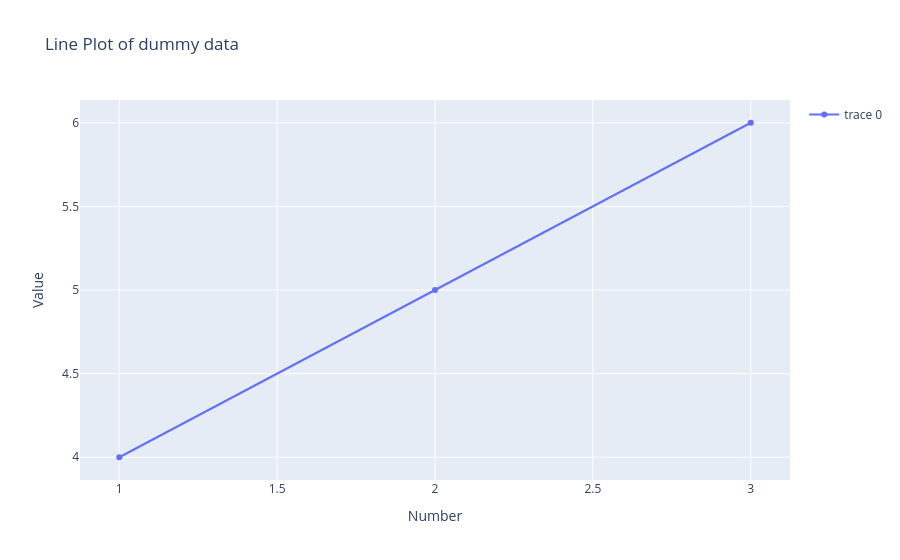

Write notebook code for a chart like this one.
### Code cell
# coustomize the plot

fig.update_layout(
    title = 'Line Plot of dummy data ',
    xaxis = {'title': 'Number'},
    yaxis = {'title': 'Value'},
    showlegend = True
)

### Figure 1 — Plotly figure (JSON) as saved in the notebook; plotly's stock layout.template omitted (floating-point values rounded to 4 significant figures)
{"data": [{"type": "scatter", "x": [1, 2, 3], "y": [4, 5, 6]}], "layout": {"showlegend": true, "title": {"text": "Line Plot of dummy data "}, "xaxis": {"title": {"text": "Number"}}, "yaxis": {"title": {"text": "Value"}}}}
